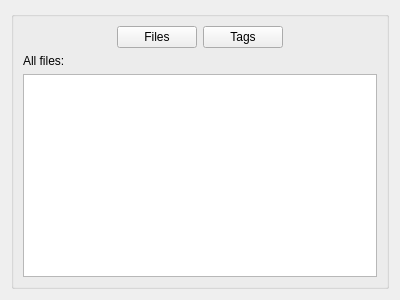
<?xml version="1.0" encoding="UTF-8"?>
<ui version="4.0">
 <class>BrowsePage</class>
 <widget class="QWidget" name="BrowsePage">
  <property name="geometry">
   <rect>
    <x>0</x>
    <y>0</y>
    <width>400</width>
    <height>300</height>
   </rect>
  </property>
  <property name="windowTitle">
   <string>Form</string>
  </property>
  <layout class="QVBoxLayout" name="verticalLayout_2">
   <item>
    <widget class="QGroupBox" name="groupBox">
     <property name="title">
      <string/>
     </property>
     <layout class="QVBoxLayout" name="verticalLayout">
      <item>
       <layout class="QHBoxLayout" name="horizontalLayout">
        <item>
         <spacer name="horizontalSpacer">
          <property name="orientation">
           <enum>Qt::Horizontal</enum>
          </property>
          <property name="sizeHint" stdset="0">
           <size>
            <width>40</width>
            <height>20</height>
           </size>
          </property>
         </spacer>
        </item>
        <item>
         <widget class="QPushButton" name="filesButton">
          <property name="text">
           <string>Files</string>
          </property>
          <attribute name="buttonGroup">
           <string notr="true">buttonGroup</string>
          </attribute>
         </widget>
        </item>
        <item>
         <widget class="QPushButton" name="tagsButton">
          <property name="text">
           <string>Tags</string>
          </property>
          <attribute name="buttonGroup">
           <string notr="true">buttonGroup</string>
          </attribute>
         </widget>
        </item>
        <item>
         <spacer name="horizontalSpacer_2">
          <property name="orientation">
           <enum>Qt::Horizontal</enum>
          </property>
          <property name="sizeHint" stdset="0">
           <size>
            <width>40</width>
            <height>20</height>
           </size>
          </property>
         </spacer>
        </item>
       </layout>
      </item>
      <item>
       <widget class="QLabel" name="label">
        <property name="text">
         <string>All files:</string>
        </property>
       </widget>
      </item>
      <item>
       <widget class="QTableView" name="tableView"/>
      </item>
     </layout>
    </widget>
   </item>
  </layout>
 </widget>
 <resources/>
 <connections/>
 <buttongroups>
  <buttongroup name="buttonGroup"/>
 </buttongroups>
</ui>
